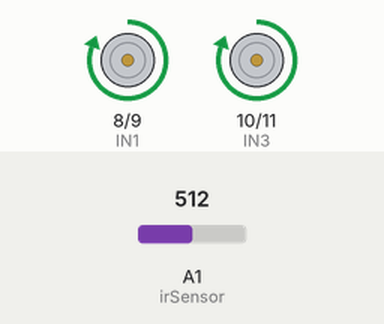
Recording of a sketch running on a simulated Arduino Uno, built with avr-gcc and run on an emulated ATmega328P. On the bench: motor-driver pin pairs drawn as motors (green arrow = first pin HIGH = forward, orange = second pin HIGH = backward, longer = more drive). Inputs (shaded band) come from the test bench; at power-on: A1 (irSensor) = 512.

Above: at 1.2 s.
1.3 s: A1 (irSensor) set to 482
At 2.2 s:
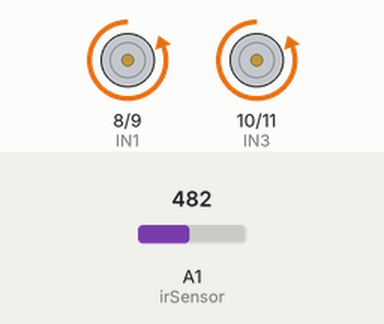
4.3 s: A1 (irSensor) set to 510
At 5.3 s:
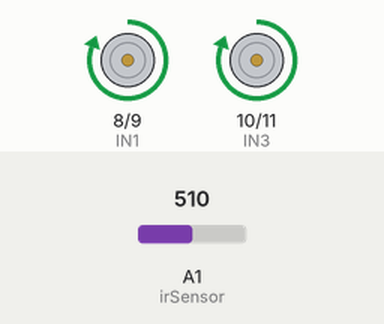
5.8 s: A1 (irSensor) set to 490
At 8.6 s:
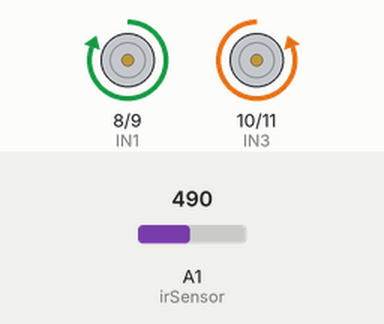
8.8 s: A1 (irSensor) set to 511
At 9.9 s:
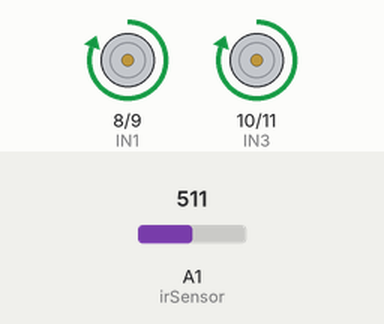
Timing chart, 0 to 11.3 s (numbered marks = the images above; inputs shaded):
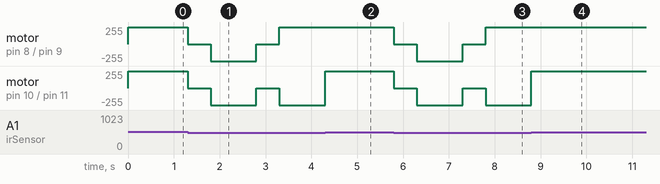

The sketch:

ObstacleAvoider.ino
```cpp
int irSensor = A1;

// Motor pins
int IN1 = 8;
int IN2 = 9;
int IN3 = 10;
int IN4 = 11;

void setup() {
  pinMode(irSensor, INPUT);

  pinMode(IN1, OUTPUT);
  pinMode(IN2, OUTPUT);
  pinMode(IN3, OUTPUT);
  pinMode(IN4, OUTPUT);
}

void loop() {
  int sensorValue = analogRead(irSensor);

  if (sensorValue > 500) {
    // ✅ No obstacle → forward
    forward();
  }
  else {
    // ❌ Obstacle detected

    stopMotors();
    delay(500);

    backward();
    delay(1000);

    stopMotors();
    delay(500);

    // 🔀 Turn (left ya right)
    turnRight();   // tum yaha turnLeft() bhi use kar sakti ho
    delay(1000);
  }
}

// 🔹 Functions
void forward() {
  digitalWrite(IN1, HIGH);
  digitalWrite(IN2, LOW);

  digitalWrite(IN3, HIGH);
  digitalWrite(IN4, LOW);
}

void backward() {
  digitalWrite(IN1, LOW);
  digitalWrite(IN2, HIGH);

  digitalWrite(IN3, LOW);
  digitalWrite(IN4, HIGH);
}

void turnLeft() {
  digitalWrite(IN1, LOW);
  digitalWrite(IN2, HIGH);

  digitalWrite(IN3, HIGH);
  digitalWrite(IN4, LOW);
}

void turnRight() {
  digitalWrite(IN1, HIGH);
  digitalWrite(IN2, LOW);

  digitalWrite(IN3, LOW);
  digitalWrite(IN4, HIGH);
}

void stopMotors() {
  digitalWrite(IN1, LOW);
  digitalWrite(IN2, LOW);

  digitalWrite(IN3, LOW);
  digitalWrite(IN4, LOW);
}
```

Measured:
- the behaviour switches between 501 and 500 on A1 (irSensor) (found by bisection; images 0 and 1)
- after the input at 1.3 s, motor on pin 8 (IN1) / pin 9 (IN2): forward 255/255 → stopped at once, → backward 255/255 0.50 s later, → stopped 1.0 s later, → forward 255/255 0.50 s later; motor on pin 10 (IN3) / pin 11 (IN4): alternates backward 255/255 for 1.0 s and stopped for 0.50 s, starting at once
- after the input at 4.3 s, motor on pin 8 (IN1) / pin 9 (IN2): stays forward 255/255 (without the input it goes to stopped after 0.00 s)
- after the input at 5.8 s, motor on pin 8 (IN1) / pin 9 (IN2): forward 255/255 → stopped at once, → backward 255/255 0.50 s later, → stopped 1.0 s later, → forward 255/255 0.50 s later; motor on pin 10 (IN3) / pin 11 (IN4): alternates backward 255/255 for 1.0 s and stopped for 0.50 s, starting at once
- after the input at 8.8 s, motor on pin 8 (IN1) / pin 9 (IN2): stays forward 255/255 (without the input it goes to stopped after 0.00 s)
